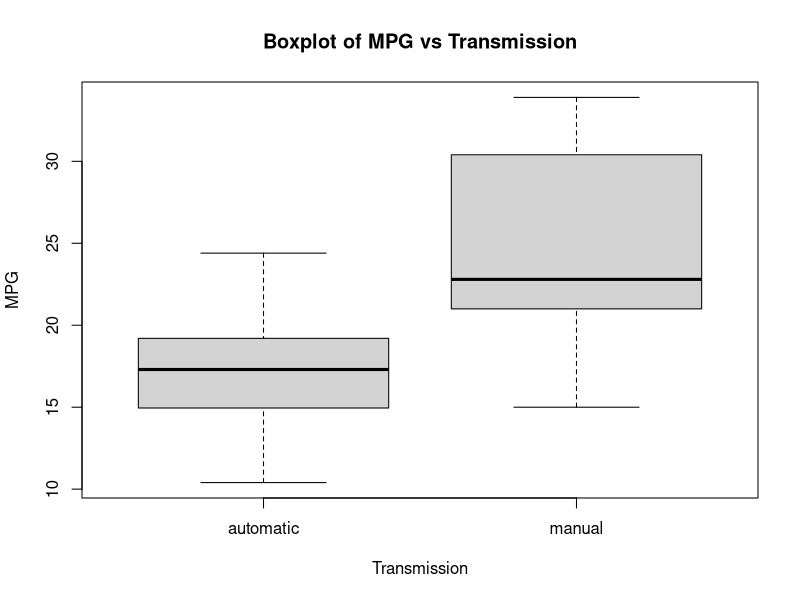

This chart was generated by the following R code:
### Exploratory Data Analysis
# Load the data set `mtcars`. Use `?mtcars` to view the help document on the datasset to find out more information on the `mtcars` dataset. From this we learn the mapping of the variable `am`: 0=automatic, 1=manual.
data(mtcars)
mtcars$am <- factor(mtcars$am, labels=c("automatic","manual"))


boxplot(mtcars$mpg~mtcars$am, xlab="Transmission", ylab="MPG", main="Boxplot of MPG vs Transmission")


